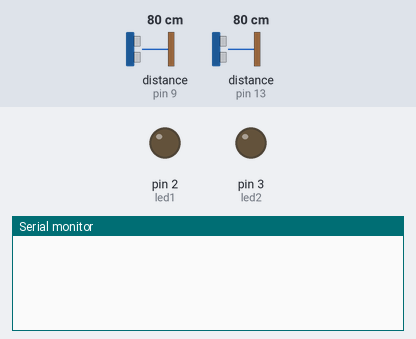
Bench run of a sketch on a simulated Arduino Uno, built with avr-gcc and run on an emulated ATmega328P. Shown: output pins drawn as LEDs (lit = HIGH), the last lines printed to the serial monitor. Wiring (inferred from the names in the program): 2 × ultrasonic range finder: trigger pin 10, echo pin 9 / trigger pin 11, echo pin 13. The test bench sets the inputs (shaded band); at power-on: distance to the obstacle (sensors on pin 9, pin 13) 80 cm. The echo pulse lasts 58.3 µs per cm; pins used as bus, display or sensor lines are not drawn.

Above: at 1.2 s.
1.3 s: distance to the obstacle (sensor on pin 9) set to 2 cm
At 2.5 s:
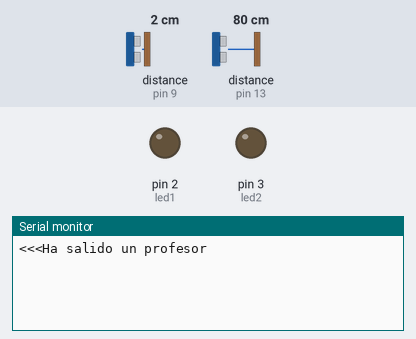
4.3 s: distance to the obstacle (sensor on pin 13) set to 2 cm
At 6.5 s:
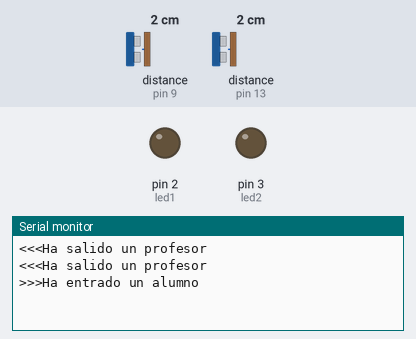
6.8 s: distance to the obstacle (sensor on pin 9) set to 18 cm
At 8.4 s:
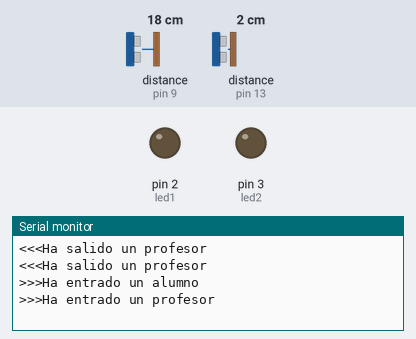

The sketch:

_profesores_raro_nowork.ino
```cpp
const int pinEco1 = 9;
const int pinEco2 = 13;
const int pinTrig1 = 10;
const int pinTrig2 = 11;

int led1 = 2;
int led2 = 3;

unsigned long tiempo_espera = 2000;
unsigned long t1, t2;

int umbral = 600;
void setup () {
  Serial.begin(9600);
  pinMode(pinEco1, INPUT);
  pinMode(pinEco2, INPUT);
  pinMode(pinTrig1, OUTPUT);
  pinMode(pinTrig2, OUTPUT);
  pinMode(led1, OUTPUT);
  pinMode(led2, OUTPUT);
}
long medirDistancias(int trig, int eco) {
  digitalWrite(trig, LOW);
  delayMicroseconds(2);
  digitalWrite(trig, HIGH);
  delayMicroseconds(10);
  digitalWrite(trig, LOW);
  return pulseIn(eco, HIGH);
}
void loop() {
  int distancia1 = medirDistancias(pinTrig1, pinEco1);
  int distancia2 = medirDistancias(pinTrig2, pinEco2);

  if (distancia2 < umbral) {
    t1 = millis();
    bool detectado = false;

    while (millis() - t1 < tiempo_espera) {
      if (!detectado) {
        int d1 = medirDistancias(pinTrig1, pinEco1);

        if (d1 < umbral) {
          Serial.println(">>>Ha entrado un alumno");
          detectado = true;
        } else {
          Serial.println(">>>Ha entrado un profesor");
          detectado = true;
        }
      }
    }
  }

  else if (distancia1 < umbral) {
    t2 = millis();
    bool detectado = false;

    while (millis() - t2 < tiempo_espera) {
      if (!detectado) {
        int d2 = medirDistancias(pinTrig2, pinEco2);

        if (d2 < umbral) {
          Serial.println("<<<Ha salido un alumno");
          detectado = true;
        } else {
          Serial.println("<<<Ha salido un profesor");
          detectado = true;
        }
      }
    }
  }
}
```

Measured:
- after the input at 1.3 s, the serial monitor: prints a new line at once (image 1)
- after the input at 4.3 s, the serial monitor: prints a new line after 1.0 s (image 2)
- after the input at 6.8 s, the serial monitor: prints a new line after 0.52 s (image 3)
